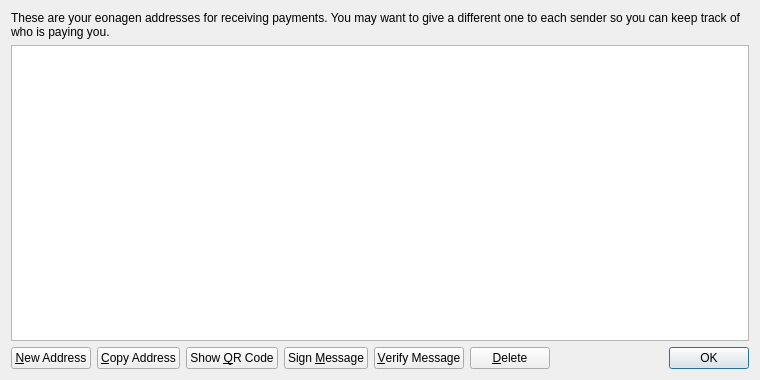
<?xml version="1.0" encoding="UTF-8"?>
<ui version="4.0">
 <class>AddressBookPage</class>
 <widget class="QWidget" name="AddressBookPage">
  <property name="geometry">
   <rect>
    <x>0</x>
    <y>0</y>
    <width>760</width>
    <height>380</height>
   </rect>
  </property>
  <property name="windowTitle">
   <string>Address Book</string>
  </property>
  <layout class="QVBoxLayout" name="verticalLayout">
   <item>
    <widget class="QLabel" name="labelExplanation">
     <property name="text">
      <string>These are your eonagen addresses for receiving payments. You may want to give a different one to each sender so you can keep track of who is paying you.</string>
     </property>
     <property name="textFormat">
      <enum>Qt::PlainText</enum>
     </property>
     <property name="wordWrap">
      <bool>true</bool>
     </property>
    </widget>
   </item>
   <item>
    <widget class="QTableView" name="tableView">
     <property name="contextMenuPolicy">
      <enum>Qt::CustomContextMenu</enum>
     </property>
     <property name="toolTip">
      <string>Double-click to edit address or label</string>
     </property>
     <property name="tabKeyNavigation">
      <bool>false</bool>
     </property>
     <property name="selectionMode">
      <enum>QAbstractItemView::SingleSelection</enum>
     </property>
     <property name="selectionBehavior">
      <enum>QAbstractItemView::SelectRows</enum>
     </property>
     <property name="sortingEnabled">
      <bool>true</bool>
     </property>
     <attribute name="verticalHeaderVisible">
      <bool>false</bool>
     </attribute>
    </widget>
   </item>
   <item>
    <layout class="QHBoxLayout" name="horizontalLayout">
     <item>
      <widget class="QPushButton" name="newAddressButton">
       <property name="toolTip">
        <string>Create a new address</string>
       </property>
       <property name="text">
        <string>&amp;New Address</string>
       </property>
      </widget>
     </item>
     <item>
      <widget class="QPushButton" name="copyToClipboard">
       <property name="toolTip">
        <string>Copy the currently selected address to the system clipboard</string>
       </property>
       <property name="text">
        <string>&amp;Copy Address</string>
       </property>
      </widget>
     </item>
     <item>
      <widget class="QPushButton" name="showQRCode">
       <property name="text">
        <string>Show &amp;QR Code</string>
       </property>
      </widget>
     </item>
     <item>
      <widget class="QPushButton" name="signMessage">
       <property name="toolTip">
        <string>Sign a message to prove you own a eonagen address</string>
       </property>
       <property name="text">
        <string>Sign &amp;Message</string>
       </property>
      </widget>
     </item>
     <item>
      <widget class="QPushButton" name="verifyMessage">
       <property name="toolTip">
        <string>Verify a message to ensure it was signed with a specified eonagen address</string>
       </property>
       <property name="text">
        <string>&amp;Verify Message</string>
       </property>
      </widget>
     </item>
     <item>
      <widget class="QPushButton" name="deleteButton">
       <property name="toolTip">
        <string>Delete the currently selected address from the list</string>
       </property>
       <property name="text">
        <string>&amp;Delete</string>
       </property>
      </widget>
     </item>
     <item>
      <spacer name="horizontalSpacer">
       <property name="orientation">
        <enum>Qt::Horizontal</enum>
       </property>
       <property name="sizeHint" stdset="0">
        <size>
         <width>40</width>
         <height>20</height>
        </size>
       </property>
      </spacer>
     </item>
     <item>
      <widget class="QDialogButtonBox" name="buttonBox">
       <property name="sizePolicy">
        <sizepolicy hsizetype="Maximum" vsizetype="Fixed">
         <horstretch>0</horstretch>
         <verstretch>0</verstretch>
        </sizepolicy>
       </property>
       <property name="standardButtons">
        <set>QDialogButtonBox::Ok</set>
       </property>
      </widget>
     </item>
    </layout>
   </item>
  </layout>
 </widget>
 <resources>
  <include location="../bitcoin.qrc"/>
 </resources>
 <connections/>
</ui>
